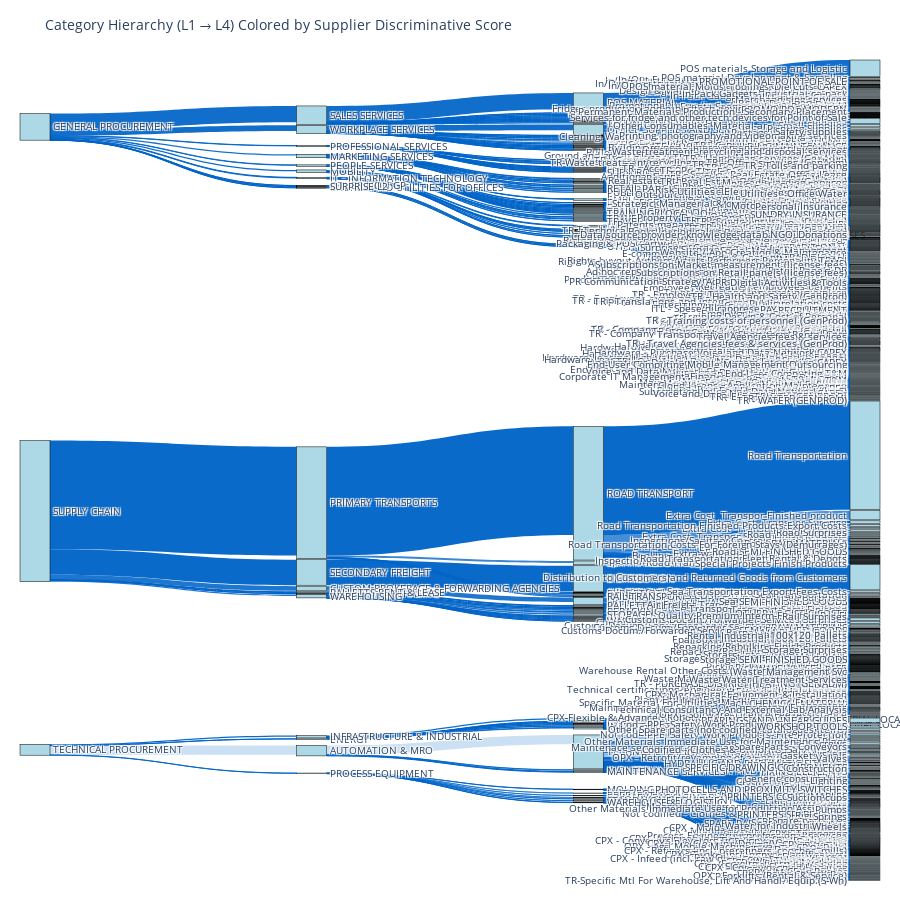

The notebook cell this image was saved under:
### Code cell
# Re-run the full workflow to generate the colored Sankey chart based on supplier discriminative score

df_new = df.copy()

# Step 2: Create full category path
category_cols = ['puor_ds_level1_new', 'puor_ds_level2_new', 'puor_ds_level3_new', 'puor_ds_level4_new']
df_new['full_category_path'] = df_new[category_cols].apply(lambda x: ' > '.join(x.dropna()), axis=1)

# Step 3: Count unique category paths per supplier
supplier_category_counts = df_new.groupby('puor_id_lfa1_supplier')['full_category_path'].nunique().reset_index()
supplier_category_counts.columns = ['supplier', 'distinct_category_paths']

# Step 4: Merge back to main dataframe
df_highlight = df_new.merge(supplier_category_counts, left_on='puor_id_lfa1_supplier', right_on='supplier', how='left')

# Step 5: Define function to prepare edges with discriminative score
def prepare_colored_edges(df, level_from, level_to):
    group = df.groupby([level_from, level_to, 'puor_id_lfa1_supplier', 'distinct_category_paths']).size().reset_index(name='count')
    idx = group.groupby([level_from, level_to])['count'].idxmax()
    top_suppliers = group.loc[idx].reset_index(drop=True)
    return top_suppliers.rename(columns={
        level_from: 'source_label',
        level_to: 'target_label',
        'puor_id_lfa1_supplier': 'top_supplier',
        'distinct_category_paths': 'discriminative_score',
        'count': 'po_lines'
    })

# Step 6: Prepare edges
edges_l1_l2 = prepare_colored_edges(df_highlight, 'puor_ds_level1_new', 'puor_ds_level2_new')
edges_l2_l3 = prepare_colored_edges(df_highlight, 'puor_ds_level2_new', 'puor_ds_level3_new')
edges_l3_l4 = prepare_colored_edges(df_highlight, 'puor_ds_level3_new', 'puor_ds_level4_new')
all_edges = pd.concat([edges_l1_l2, edges_l2_l3, edges_l3_l4], ignore_index=True)

# Step 7: Build node index
nodes_ordered = pd.unique(all_edges[['source_label', 'target_label']].values.ravel('K')).tolist()
node_indices = {label: idx for idx, label in enumerate(nodes_ordered)}

# Step 8: Prepare Sankey inputs
sources = [node_indices[row['source_label']] for _, row in all_edges.iterrows()]
targets = [node_indices[row['target_label']] for _, row in all_edges.iterrows()]
values = all_edges['po_lines'].tolist()
customdata = all_edges[['source_label', 'target_label', 'top_supplier', 'po_lines', 'discriminative_score']].values.tolist()

# Normalize discriminative score for opacity
max_score = all_edges['discriminative_score'].max()
normalized_scores = [1 - (s / max_score) for s in all_edges['discriminative_score']]
link_colors = [f'rgba(0, 100, 200, {0.2 + 0.8 * s})' for s in normalized_scores]

# Step 9: Create and display the Sankey diagram
fig = go.Figure(data=[go.Sankey(
    arrangement="fixed",
    node=dict(
        pad=25,
        thickness=30,
        line=dict(color="black", width=0.5),
        label=nodes_ordered,
        color="lightblue"
    ),
    link=dict(
        source=sources,
        target=targets,
        value=values,
        color=link_colors,
        customdata=customdata,
        hovertemplate=(
            "<b>From:</b> %{customdata[0]}<br>" +
            "<b>To:</b> %{customdata[1]}<br>" +
            "<b>Top Supplier:</b> %{customdata[2]}<br>" +
            "<b>PO Lines:</b> %{customdata[3]}<br>" +
            "<b>Discriminative Score:</b> %{customdata[4]}<extra></extra>"
        )
    ))])

fig.update_layout(
    title_text="Category Hierarchy (L1 → L4) Colored by Supplier Discriminative Score",
    font_size=10,
    height=900,
    margin=dict(l=20, r=20, t=60, b=20)
)
fig.show()

### Figure 1 — Plotly figure (JSON) as saved in the notebook; plotly's stock layout.template omitted (floating-point values rounded to 4 significant figures; data arrays with more than 128 entries replaced by an {"elided": "..."} marker saying what was removed)
{"data": [{"arrangement": "fixed", "link": {"color": {"elided": "697 str values"}, "customdata": {"elided": "697x5 mixed values"}, "hovertemplate": "<b>From:</b> %{customdata[0]}<br><b>To:</b> %{customdata[1]}<br><b>Top Supplier:</b> %{customdata[2]}<br><b>PO Lines:</b> %{customdata[3]}<br><b>Discriminative Score:</b> %{customdata[4]}<extra></extra>", "source": {"elided": "697 int values"}, "target": {"elided": "697 int values"}, "value": {"elided": "697 int values"}}, "node": {"color": "lightblue", "label": {"elided": "700 str values"}, "line": {"color": "black", "width": 0.5}, "pad": 25, "thickness": 30}, "type": "sankey"}], "layout": {"font": {"size": 10}, "height": 900, "margin": {"b": 20, "l": 20, "r": 20, "t": 60}, "title": {"text": "Category Hierarchy (L1 → L4) Colored by Supplier Discriminative Score"}}}
